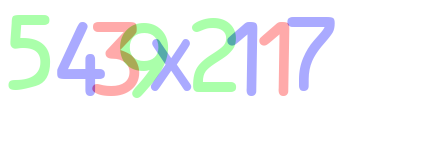
#> input picture answer/2.png, 430 x 150 px, found by its file name
$ python make_train_data.py
#> lines starting #> are read from the running program, lines starting #| are printed output that depends on the picture; after the words box and inside, x2 and y2 are one past the last pixel; in counts of white or black regions, pixels touching at a corner belong together
#> further down, image is the input picture: shape (150, 430, 3); mean B, G, R 245.9, 246.2, 243.6
### answer/utils.py
import cv2
import numpy as np
import re

BLUE = 0
GREEN = 1
RED = 2

def get_chars(image, color):
    other_1 = (color + 1) % 3
    other_2 = (color + 2) % 3

    c = image[:, :, other_1] == 255
    image[c] = [0, 0, 0]

    c = image[:, :, other_2] == 255
    image[c] = [0, 0, 0]

    c = image[:, :, color] < 170
    image[c] = [0, 0, 0]

    c = image[:, :, color] != 0
    image[c] = [255, 255, 255]

    return image

def extract_chars(image):
    chars = []
    colors = [BLUE, GREEN, RED]

    for color in colors:
        image_from_one_color = get_chars(image.copy(), color)
        image_gray = cv2.cvtColor(image_from_one_color, cv2.COLOR_BGR2GRAY)
        ret, thresh = cv2.threshold(image_gray, 127, 255, 0)     # 윤곽선

        contours, _ = cv2.findContours(thresh, cv2.RETR_EXTERNAL, cv2.CHAIN_APPROX_SIMPLE)

        for contour in contours:
            area = cv2.contourArea(contour)
            if area > 50:
                x, y, width, height = cv2.boundingRect(contour)
                roi = image_gray[y : y+height, x : x+width]
                chars.append((x, roi))

        chars = sorted(chars, key=lambda char: char[0])
        if color == 2:
            return chars
#> this loop made 3 passes
#> pass 1, in get_chars, `c = image[:, :, other_1] == 255`:
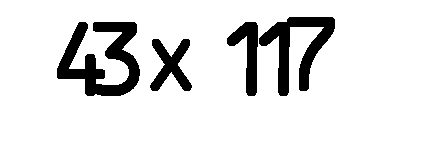
#> c: shape (150, 430) bool; 88.6% white; 4 black regions, box (x1, y1, x2, y2) and area: (57, 22, 140, 96) 2999, (259, 17, 335, 96) 2263, (150, 39, 192, 91) 1058, (227, 22, 258, 96) 1044
#> pass 1, in get_chars, `c = image[:, :, other_2] == 255`:
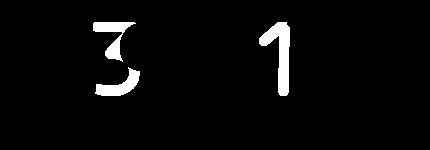
#> c: shape (150, 430) bool; 3.4% white; 3 white regions, box (x1, y1, x2, y2) and area: (259, 22, 290, 96) 1036, (93, 22, 136, 62) 622, (95, 67, 140, 96) 567
#> pass 1, in get_chars, `c = image[:, :, color] < 170`:
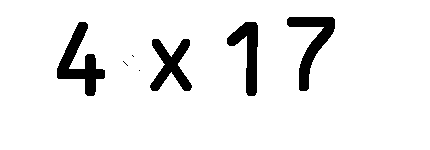
#> c: shape (150, 430) bool; 92.7% white; 7 black regions (3 under 20 px), largest, box (x1, y1, x2, y2) and area: (57, 22, 105, 96) 1363, (287, 17, 335, 91) 1227, (150, 39, 192, 91) 1058, (227, 22, 258, 96) 1044
#> after the loop:
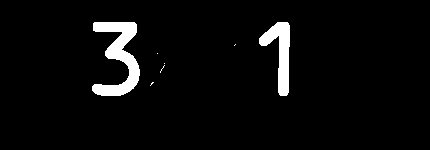
#> image_from_one_color: shape (150, 430, 3); 4.2% white; 7 white regions (5 under 20 px), largest, box (x1, y1, x2, y2) and area: (92, 22, 140, 96) 1665, (259, 22, 290, 96) 1044
#> after the loop, chars = 9 items

def resize20(image):
    resized = cv2.resize(image,(20, 20))
    return resized.reshape(-1, 400).astype(np.float32 )

# [22 lines left out: function remove_first_0, not called in this run]


### answer/make_train_data.py
import os
import cv2
import utils

# training_data 폴더 생성 및 그 내부에 0, 1, 2, 3, 4, 5, 6, 7, 8, 9, 10, 11, 12 폴더 생성
image = cv2.imread("answer/2.png")
chars = utils.extract_chars(image)
#> chars = 9 items

for char in chars:
    cv2.imshow('Image', char[1])
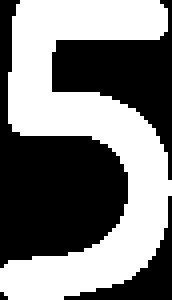
#> window 'Image': shape (75, 43) (shown 4 times larger); 48.6% white; 1 white region, box (x1, y1, x2, y2) and area: (0, 0, 43, 75) 1568

    input = cv2.waitKey(0)
#> (key Esc is pressed here)
    resized = cv2.resize(char[1], (20, 20))
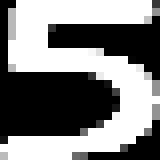
#> resized: shape (20, 20) (shown 8 times larger); min 0, max 255, mean 126.7

    if input >= 48 and input <= 57:
        name = str(input - 48)
        file_count = len(next(os.walk('answer/training_data/' + name + '/'))[2])

        cv2.imwrite('answer/training_data/' + str(input - 48) + '/' +
        str(file_count + 1) + '.png', resized)

    elif input == ord('a') or input == ord('b') or input == ord('c'):
        name = str(input - ord('a') + 10)
        file_count = len(next(os.walk('answer/training_data/' + name + '/'))[2])

        cv2.imwrite('answer/training_data/' + name + '/' +
        str(file_count + 1) + '.png', resized)
